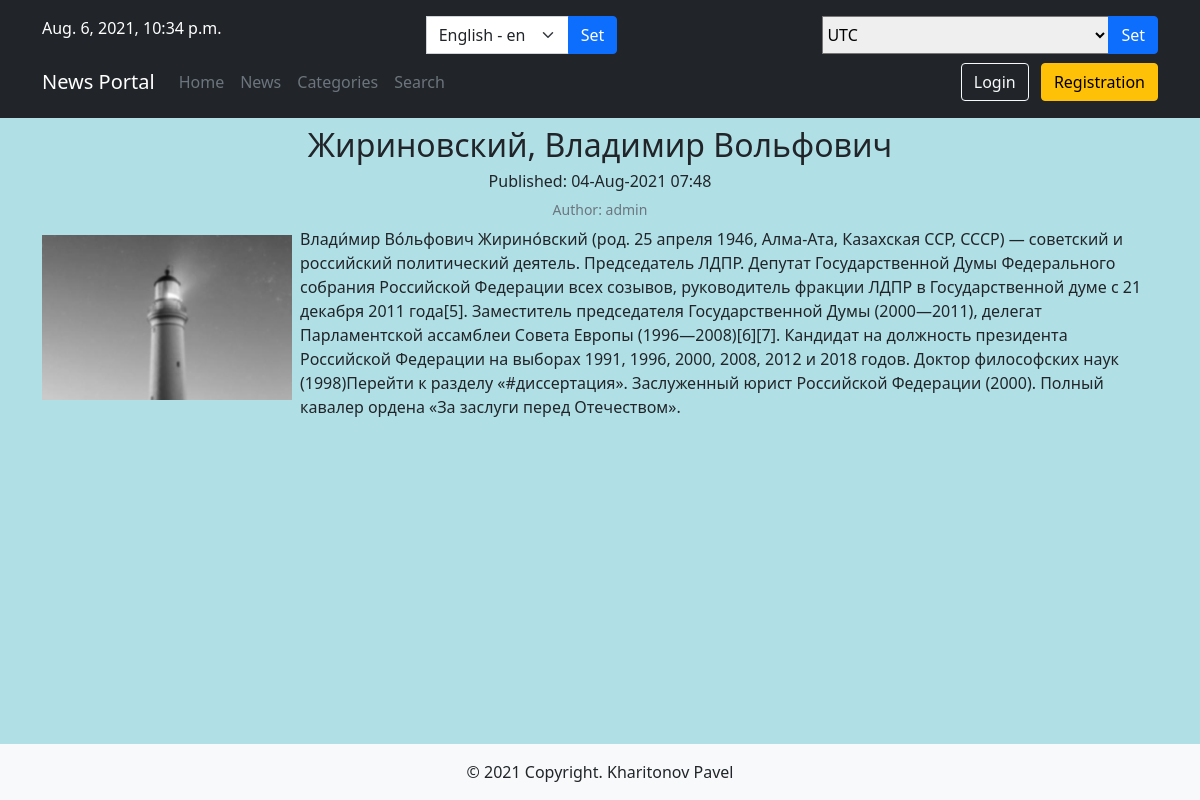
Before: /news/5 with the older database file.
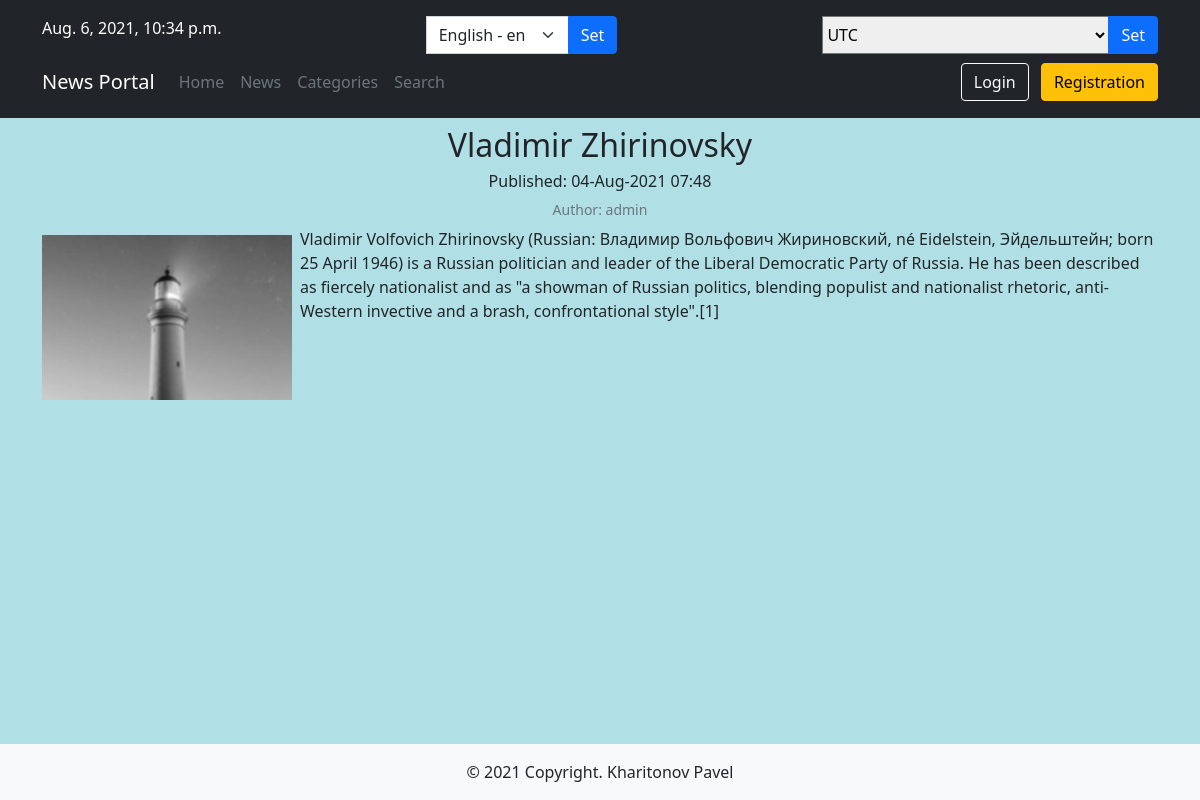
After: the same page with the newer database file.
### news/models.py (models this page shows, shortened)
class Post(models.Model):
    ARTICLE = 'AR'
    NEWS = 'NS'
    POST_CHOICES = (
        (ARTICLE, _('Article')),
        (NEWS, pgettext_lazy('Singular', 'News')),
    )
    author = models.ForeignKey(Author, on_delete=models.CASCADE, verbose_name=_('Author'))
    type_post = models.CharField(max_length=2, choices=POST_CHOICES,
                                 default=ARTICLE, verbose_name=_('Type'))
    created_at = models.DateTimeField(auto_now_add=True, verbose_name=_('Date of creation'))
    category = models.ManyToManyField(Category, through='PostCategory', verbose_name=_('Category'))
    title = models.CharField(max_length=255, verbose_name=_('Title'))
    content = models.TextField(verbose_name=_('Content'))
    rating = models.IntegerField(default=0, verbose_name=_('Rating'))
    users_with_like = models.ManyToManyField(User, blank=True, null=True, related_name='users_with_like')
    users_with_dislike = models.ManyToManyField(User, editable=False, blank=True, null=True, related_name='users_with_dislike')
    class Meta:
        verbose_name = _('Publication')
        verbose_name_plural = _('Publications')
        ordering = ('-id',)

class Author(models.Model):
    user = models.OneToOneField(User, on_delete=models.CASCADE, verbose_name=_('User'))
    rating = models.IntegerField(default=0, verbose_name=_('Rating'))
    def __str__(self):
        return f'{self.user}'
    class Meta:
        verbose_name = _('Author')
        verbose_name_plural = _('Authors')

### news/views.py (the view)
# urls.py: path('<int:pk>', PostDetailView.as_view(), name='post'),
class PostDetailView(DetailView):
    model = Post
    template_name = 'news/post.html'
    context_object_name = 'post'
    def get_object(self, *args, **kwargs):  # переопределяем метод получения объекта, как ни странно
        obj = cache.get(f'post-{self.kwargs["pk"]}', None)
        if not obj:
            obj = get_object_or_404(Post, pk=self.kwargs['pk'])
            cache.set(f'post-{self.kwargs["pk"]}', obj)
        return obj

### news/templatetags/custom_tags.py (called while the page is built)
@register.filter(name='censor')
def censor(value):
    words = ['дурак', 'сука']
    for word in words:
        if word in value:
            value = value.replace(word, '***')
    return str(value)

@register.simple_tag(name='is_not_author', takes_context=True)
def is_not_author(context):
    request = context["request"]
    is_not_author = not request.user.groups.filter(name='authors').exists()
    return is_not_author

@register.simple_tag(name='get_current_time')
def get_current_time():
    return timezone.now()

@register.simple_tag(name='get_timezones')
def get_timezones():
    return pytz.common_timezones

### news/templates/news/post.html (shortened to what this page needs)
{% extends 'default.html' %}
{% load i18n %}
{% load custom_tags %}
{% block content %}
  <h2 class="text-center mt-2">{{ post.title|censor }}</h2>
  <h6 class="text-center">{% trans "Published" %}: {{ post.created_at|date:'d-M-Y H:i'  }}</h6>
  <h6 class="text-center"><small class="text-muted">{% trans "Author" %}: {{ post.author }}</small></h6>
  <p><img src="/media/photo.jpg" class="me-2 mb-2 mt-2" alt="{{ post.title|censor }}" style="max-width:250px;float:left;">{{ post.content|censor}}</p>
{% endblock content %}

Changed rows visible on the page:
changed Post "admin": title|censor "Жириновский, Владимир Вольфович" → "Vladimir Zhirinovsky"; content|censor "Влади́мир Во́льфович Жирино́вский (род. 25 апреля 1946, Алма-Ата, Казахская ССР, СССР) — советский и российский политический деятель. Председатель ЛДПР. Депутат Государственной Думы Федерального собрания Российской Федерации всех созывов, руководитель фракции ЛДПР в Государственной думе с 21 декабря 2011 года[5]. Заместитель председателя Государственной Думы (2000—2011), делегат Парламентской ассамблеи Совета Европы (1996—2008)[6][7]. Кандидат на должность президента Российской Федерации на выборах 1991, 1996, 2000, 2008, 2012 и 2018 годов. Доктор философских наук (1998)Перейти к разделу «#диссертация». Заслуженный юрист Российской Федерации (2000). Полный кавалер ордена «За заслуги перед…" → "Vladimir Volfovich Zhirinovsky (Russian: Владимир Вольфович Жириновский, né Eidelstein, Эйдельштейн; born 25 April 1946) is a Russian politician and leader of the Liberal Democratic Party of Russia. He has been described as fiercely nationalist and as \"a showman of Russian politics, blending populist and nationalist rhetoric, anti-Western invective and a brash, confrontational style\".[1]"
